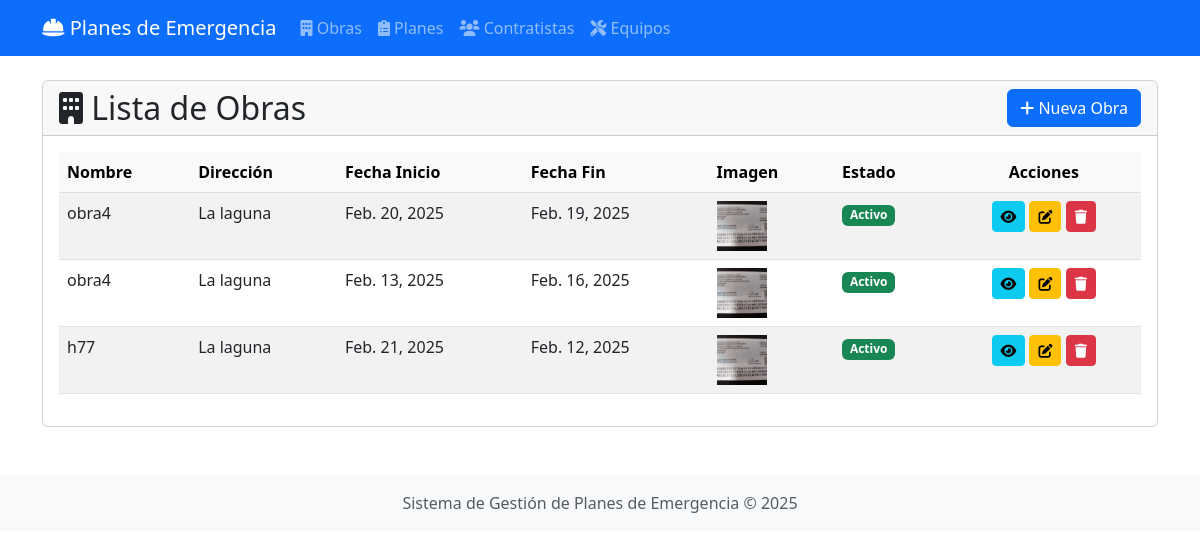
/obras/, run on the app's committed database.
### construction/models.py (models this page shows, shortened)
class Obra(models.Model):
    ESTADO_OPCIONES = [
        ('Activo', 'Activo'),
        ('Inactivo', 'Inactivo'),
        ('Finalizado', 'Finalizado'),
    ]
    nombre = models.CharField(max_length=200)
    direccion = models.CharField(max_length=300)
    fecha_inicio = models.DateField()
    fecha_fin = models.DateField()
    imagen = models.ImageField(upload_to='obras/', blank=True, null=True)
    estado = models.CharField(max_length=50, choices=ESTADO_OPCIONES, default='Activo')

### construction/views.py (the view)
# urls.py: path('obras/', views.ObraListView.as_view(), name='obra-list'),
class ObraListView(ListView):
    model = Obra
    template_name = 'construction/obra_list.html'
    context_object_name = 'obras'

### construction/templates/construction/obra_list.html (shortened to what this page needs)
{% extends 'base.html' %}
{% block content %}
<div class="card">
    <div class="card-header">
        <div class="d-flex justify-content-between align-items-center">
            <h2 class="mb-0">
                <i class="fas fa-building"></i> Lista de Obras
            </h2>
            <a href="{% url 'obra-create' %}" class="btn btn-primary">
                <i class="fas fa-plus"></i> Nueva Obra
            </a>
        </div>
    </div>
    <div class="card-body">
        <div class="table-responsive">
            <table id="tablaObras" class="table table-striped table-hover">
                <thead class="table-light">
                    <tr>
                        <th>Nombre</th>
                        <th>Dirección</th>
                        <th>Fecha Inicio</th>
                        <th>Fecha Fin</th>
                        <th>Imagen</th>
                        <th>Estado</th>
                        <th class="text-center">Acciones</th>
                    </tr>
                </thead>
                <tbody>
                    {% for obra in obras %}
                    <tr>
                        <td>{{ obra.nombre }}</td>
                        <td>{{ obra.direccion }}</td>
                        <td>{{ obra.fecha_inicio }}</td>
                        <td>{{ obra.fecha_fin }}</td>
                        <td>
                            {% if obra.imagen %}
                                <img src="{{ obra.imagen.url }}" alt="Imagen de {{ obra.nombre }}" style="width: 50px; height: 50px; object-fit: cover;">
                            {% else %}
                                No disponible
                            {% endif %}
                        </td>
                        <td>
                            {% if obra.estado|lower == 'activo' %}
                                <span class="badge bg-success">{{ obra.estado }}</span>
                            {% else %}
                                <span class="badge bg-secondary">{{ obra.estado }}</span>
                            {% endif %}
                        </td>
                        <td class="text-center">
                            <a href="{% url 'obra-detail' obra.pk %}" class="btn btn-sm btn-info" title="Ver detalles">
                                <i class="fas fa-eye"></i>
                            </a>
                            <a href="{% url 'obra-update' obra.pk %}" class="btn btn-sm btn-warning" title="Editar">
                                <i class="fas fa-edit"></i>
                            </a>
                            <a href="{% url 'obra-delete' obra.pk %}" class="btn btn-sm btn-danger" title="Eliminar">
                                <i class="fas fa-trash"></i>
                            </a>
                        </td>
                    </tr>
                    {% empty %}
                    <tr>
                        <td colspan="7" class="text-center">No hay obras registradas.</td>
                    </tr>
                    {% endfor %}
                </tbody>
            </table>
        </div>
    </div>
</div>
{% endblock %}

### data on the page
Obra: nombre "obra4", direccion "La laguna", fecha_inicio "Feb. 20, 2025", fecha_fin "Feb. 19, 2025", imagen (picture), estado "Activo"
Obra: nombre "obra4", direccion "La laguna", fecha_inicio "Feb. 13, 2025", fecha_fin "Feb. 16, 2025", imagen (picture), estado "Activo"
Obra: nombre "h77", direccion "La laguna", fecha_inicio "Feb. 21, 2025", fecha_fin "Feb. 12, 2025", imagen (picture), estado "Activo"
